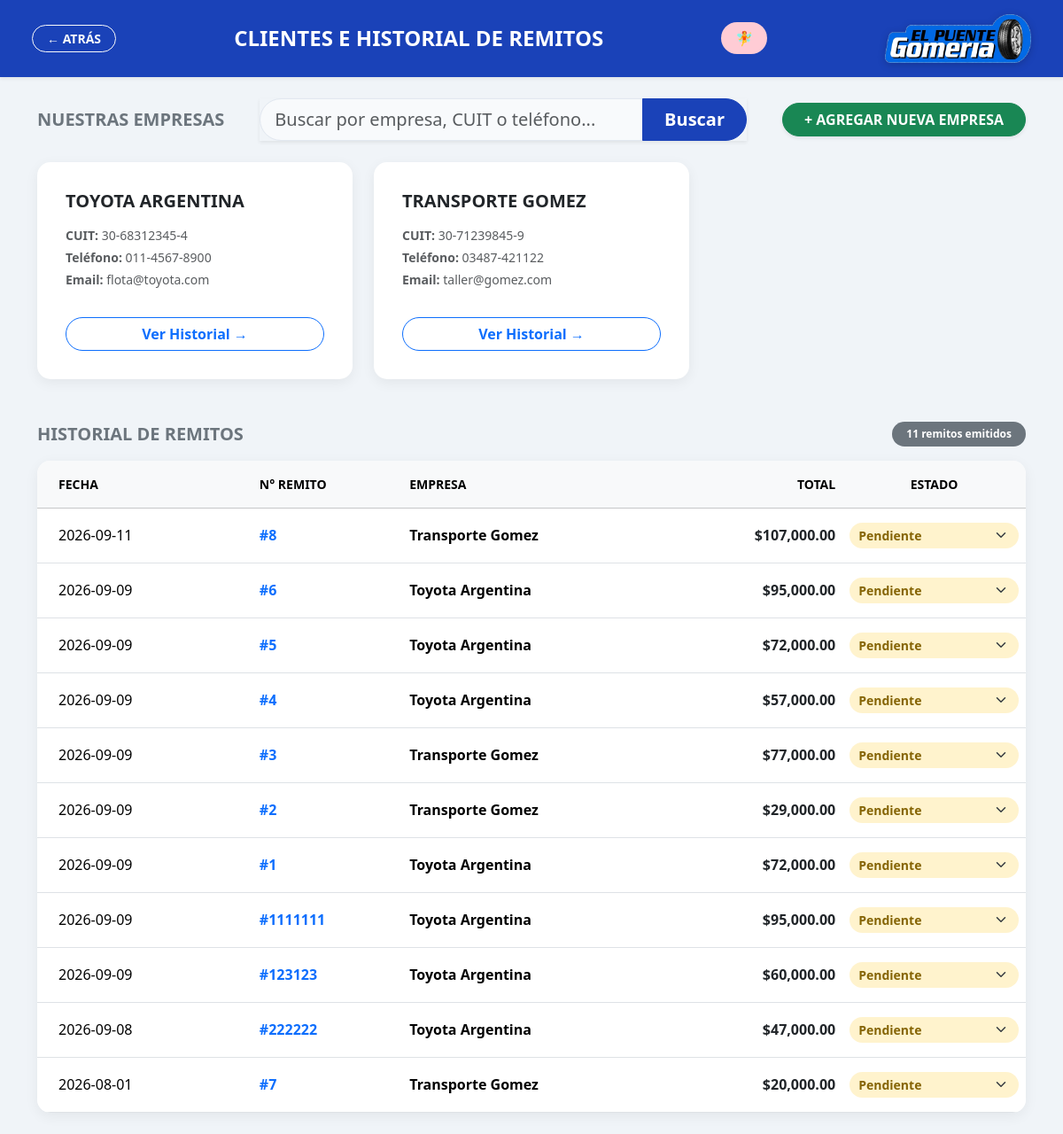
The app's page /clientes, older data.
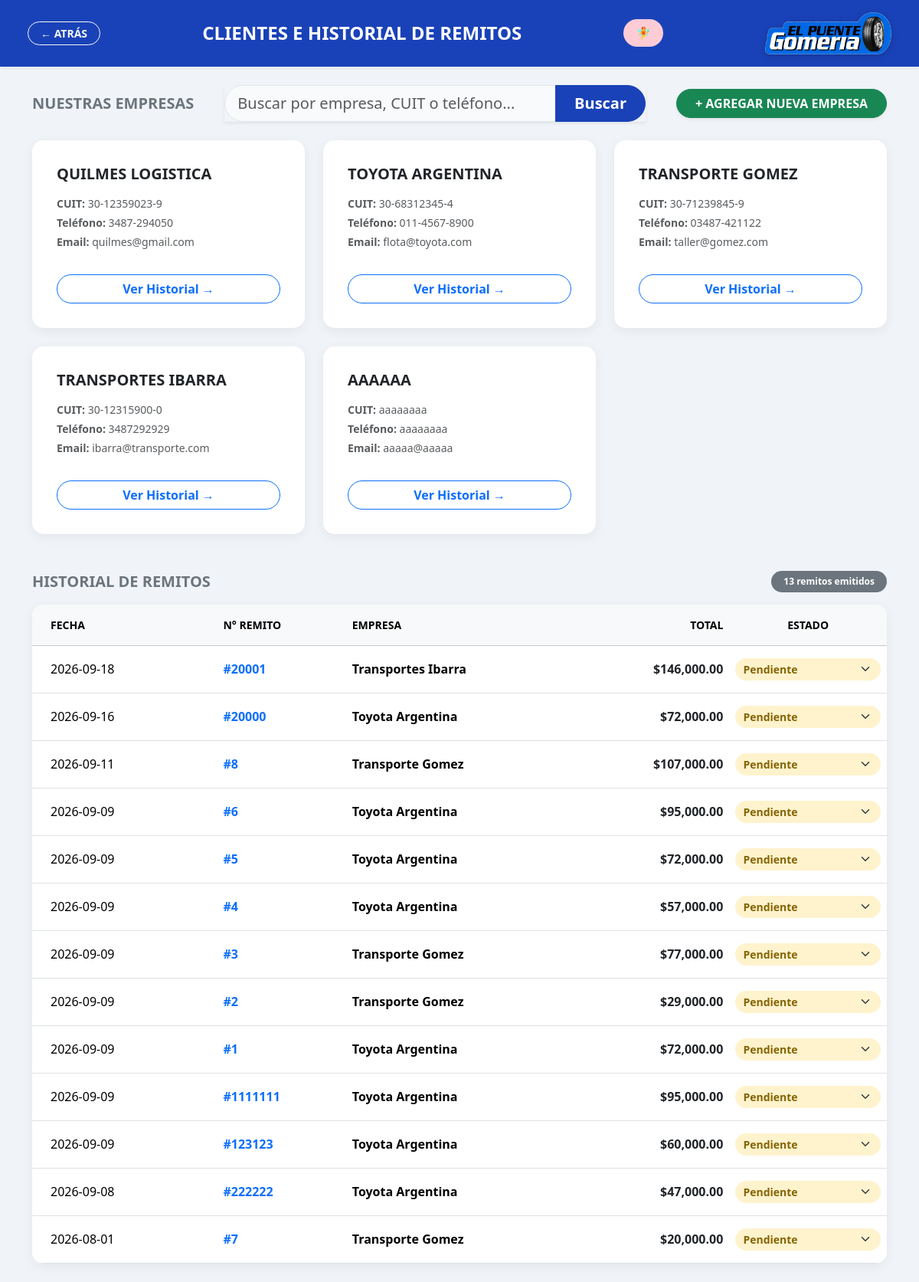
The same page, newer data.
### tables this page shows
CREATE TABLE clientes (
    id_cliente INTEGER PRIMARY KEY AUTOINCREMENT,
    nom_cli    TEXT NOT NULL,
    cuit       TEXT UNIQUE,
    tel        TEXT,
    mail       TEXT
);

CREATE TABLE trabajos (
    id_trabajo  INTEGER PRIMARY KEY AUTOINCREMENT,
    remito      TEXT NOT NULL UNIQUE,
    fecha       TEXT NOT NULL,
    id_cliente  INTEGER NOT NULL,
    id_vehiculo INTEGER,
    total       REAL NOT NULL DEFAULT 0,
    estado      TEXT NOT NULL DEFAULT 'PENDIENTE',
    FOREIGN KEY (id_cliente) REFERENCES clientes (id_cliente),
    FOREIGN KEY (id_vehiculo) REFERENCES vehiculos (id_vehiculo)
);

### app.py (the view)
@app.route('/clientes')
def clientes():
    conexion = obtener_conexion()
    cursor = conexion.cursor()
    buscar = request.args.get('buscar', '').strip()
    if buscar:
        empresas = cursor.execute("""
            SELECT id_cliente, nom_cli, cuit, tel, mail
            FROM clientes
            WHERE nom_cli LIKE ?
               OR cuit LIKE ?
               OR tel LIKE ?
            ORDER BY nom_cli
        """, (
            f'%{buscar}%',
            f'%{buscar}%',
            f'%{buscar}%'
        )).fetchall()
    else:
        empresas = cursor.execute("""
            SELECT id_cliente, nom_cli, cuit, tel, mail
            FROM clientes
            ORDER BY nom_cli
        """).fetchall()
    remitos = cursor.execute("""
        SELECT t.id_trabajo, t.remito, t.fecha, c.nom_cli, t.total, t.estado
        FROM trabajos t
        JOIN clientes c ON t.id_cliente = c.id_cliente
        ORDER BY t.fecha DESC, t.id_trabajo DESC
    """).fetchall()
    detalles_raw = cursor.execute("""
        SELECT dt.id_trabajo, tar.nom_tar, dt.cantidad, dt.subtotal
        FROM detalle_trabajos dt
        JOIN tareas tar ON dt.id_tarea = tar.id_tarea
        ORDER BY dt.id_trabajo
    """).fetchall()
    detalles_por_trabajo = {}
    for d in detalles_raw:
        detalles_por_trabajo.setdefault(d['id_trabajo'], []).append(d)
    conexion.close()
    return render_template('clientes.html',
                        empresas=empresas,
                        remitos=remitos,
                        buscar= buscar,
                        detalles_por_trabajo=detalles_por_trabajo
                        ,milagritos=modo_activo())

### app.py (called while the page is built)
def obtener_conexion():
    conexion = sqlite3.connect("sg_gomeria.db")
    conexion.row_factory = sqlite3.Row
    conexion.execute("PRAGMA foreign_keys = ON")
    return conexion

def modo_activo():
    return session.get('modo_milagritos', False)

### templates/clientes.html (shortened to what the changed rows need)
<!DOCTYPE html>
<html lang="es">
<head>
    <link href="https://cdn.jsdelivr.net/npm/bootstrap@5.3.3/dist/css/bootstrap.min.css" rel="stylesheet">
    <link rel="stylesheet" href="/static/css/estilos.css">
</head>
<body class="{{ 'modo-milagritos' if milagritos else '' }}">
    <header class="barra-superior py-3 px-4 shadow-sm">
        <div class="container-fluid d-flex justify-content-between align-items-center">
            <h1 class="h4 mb-0 text-uppercase fw-bold letter-spacing-1">
                Clientes e Historial de Remitos
            </h1>
        </div>
    </header>
    <main class="container py-4">
        <div class="d-flex justify-content-between align-items-center mb-4 flex-wrap gap-3">
            <h2 class="h5 text-secondary fw-bold mb-0 text-uppercase"><span class="hada-decorativa">✨</span> Nuestras Empresas <span class="hada-decorativa">✨</span></h2>
        </div>
        <div class="row row-cols-1 row-cols-md-3 g-4 mb-5">
            {% for emp in empresas %}
            <div class="col">
                <div class="card h-100 tarjeta-empresa p-3 bg-white">
                    <div class="card-body d-flex flex-column justify-content-between">
                        <div>
                            <h5 class="card-title fw-bold text-dark text-uppercase mb-3">{{ emp['nom_cli'] }}</h5>
                            <p class="card-text mb-1 text-muted small">
                                <strong>CUIT:</strong> {{ emp['cuit'] or 'Sin registrar' }}
                            </p>
                            <p class="card-text mb-1 text-muted small">
                                <strong>Teléfono:</strong> {{ emp['tel'] or 'Sin registrar' }}
                            </p>
                            <p class="card-text mb-3 text-muted small">
                                <strong>Email:</strong> {{ emp['mail'] or 'Sin registrar' }}
                            </p>
                        </div>
                        <a href="/historial-cliente?id_cliente={{ emp['id_cliente'] }}" class="btn btn-outline-primary w-100 fw-bold rounded-pill mt-3">
                            Ver Historial &rarr;
                        </a>
                    </div>
                </div>
            </div>
            {% else %}
            <div class="col-12">
                <div class="alert alert-info">No hay empresas registradas todavía. ¡Usá el botón verde para agregar la primera!</div>
            </div>
            {% endfor %}
        </div>
        <div class="d-flex justify-content-between align-items-center mb-3">
            <h2 class="h5 text-secondary fw-bold mb-0 text-uppercase"><span class="hada-decorativa">✨</span> Historial de Remitos <span class="hada-decorativa">✨</span></h2>
            <span class="badge bg-secondary rounded-pill px-3 py-2">{{ remitos|length }} remitos emitidos</span>
        </div>
        <div class="tabla-remitos">
            <div class="table-responsive">
                <table class="table table-hover align-middle mb-0">
                    <thead class="table-light">
                        <tr class="text-secondary small text-uppercase">
                            <th class="py-3 px-4">Fecha</th>
                            <th class="py-3">N° Remito</th>
                            <th class="py-3">Empresa</th>
                            <th class="py-3 text-end">Total</th>
                            <th class="py-3 text-center">Estado</th>
                        </tr>
                    </thead>
                    <tbody>
                        {% for r in remitos %}
                        <tr class="fila-remito" onclick="toggleDetalle(this)">
                            <td class="py-3 px-4 fw-medium">{{ r['fecha'] }}</td>
                            <td class="py-3 fw-bold text-primary">#{{ r['remito'] }}</td>
                            <td class="py-3 fw-bold">{{ r['nom_cli'] }}</td>
                            <td class="py-3 text-end fw-bold text-dark fs-6">${{ "{:,.2f}".format(r['total']) }}</td>
                            <td class="py-3 text-center" onclick="event.stopPropagation()">
                                <select class="form-select form-select-sm select-estado
                                            {{ 'select-pendiente' if r['estado']=='PENDIENTE' else ('select-proceso' if r['estado']=='EN PROCESO' else 'select-pagado') }}"
                                        data-id-trabajo="{{ r.id_trabajo }}"
                                        onchange="cambiarEstado(this, this.dataset.idTrabajo)">
                                    <option value="PENDIENTE" {% if r['estado']=='PENDIENTE' %}selected{% endif %}>Pendiente</option>
                                </select>
                            </td>
                        </tr>
                        {% else %}
                        <tr>
                            <td colspan="5" class="text-center py-5 text-muted">
                                Aún no se han registrado trabajos en el sistema.
                            </td>
                        </tr>
                        {% endfor %}
                    </tbody>
                </table>
            </div>
        </div>
    </main>
</body>
</html>

Row changes from the older to the newer data that the page shows:
added clientes: nom_cli "QUILMES LOGISTICA", cuit "30-12359023-9", tel "3487-294050", mail "quilmes@gmail.com"
added clientes: nom_cli "TRANSPORTES IBARRA", cuit "30-12315900-0", tel "3487292929", mail "ibarra@transporte.com"
added clientes: nom_cli "AAAAAA", cuit "aaaaaaaa", tel "aaaaaaaa", mail "aaaaa@aaaaa"
added trabajos: fecha "2026-09-18", remito "20001", nom_cli "Transportes Ibarra", total "146,000.00", estado+id_trabajo "Pendiente"
added trabajos: fecha "2026-09-16", remito "20000", nom_cli "Toyota Argentina", total "72,000.00", estado+id_trabajo "Pendiente"
Text that changed along with them:
{{ remitos|length }}: "11" → "13"
